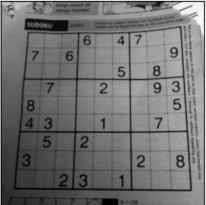
#> input picture practice/img/sudoku.png, 206 x 205 px, found by its file name
$ python ImageGradients.py
#> lines starting #> are read from the running program, lines starting #| are printed output that depends on the picture
import numpy as np
import cv2 as cv
import matplotlib.pyplot as plt

# [19 lines of commented-out code are left out]
img = cv.imread('LearnOpenCV/img/sudoku.png')
#> img is the input picture: shape (205, 206, 3); mean B, G, R 112.5, 112.5, 112.5

# Output dtype=cv.CV_8U
sobelx8u = cv.Sobel(img, cv.CV_8U, 1, 0, ksize=5)
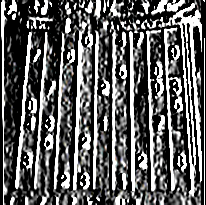
#> sobelx8u: shape (205, 206, 3); mean B, G, R 93.5, 93.5, 93.5

# Output dtype=cv.CV_64F. Then take its absolute and convert to cv.CV_8U
sobelx64f = cv.Sobel(img, cv.CV_64F, 1, 0, ksize=5)
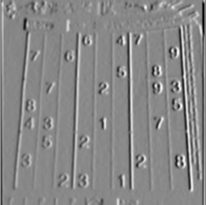
#> sobelx64f: shape (205, 206, 3) float64; mean B, G, R 27.5, 27.6, 27.6; drawn with min black and max white
abs_sobel64f = np.absolute(sobelx64f)
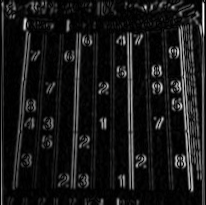
#> abs_sobel64f: shape (205, 206, 3) float64; mean B, G, R 570.8, 570.9, 570.8; drawn with min black and max white
sobel_8u = np.uint8(abs_sobel64f)
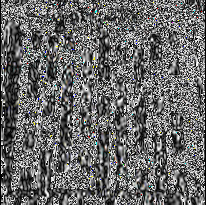
#> sobel_8u: shape (205, 206, 3); mean B, G, R 104.8, 104.9, 104.7

plt.subplot(1,3,1),plt.imshow(img,cmap = 'gray')
plt.title('Original'), plt.xticks([]), plt.yticks([])
plt.subplot(1,3,2),plt.imshow(sobelx8u,cmap = 'gray')
plt.title('Sobel CV_8U'), plt.xticks([]), plt.yticks([])
plt.subplot(1,3,3),plt.imshow(sobel_8u,cmap = 'gray')
plt.title('Sobel abs(CV_64F)'), plt.xticks([]), plt.yticks([])
plt.show()
#> figure, not shown here; B, G, R data is drawn as R, G, B
